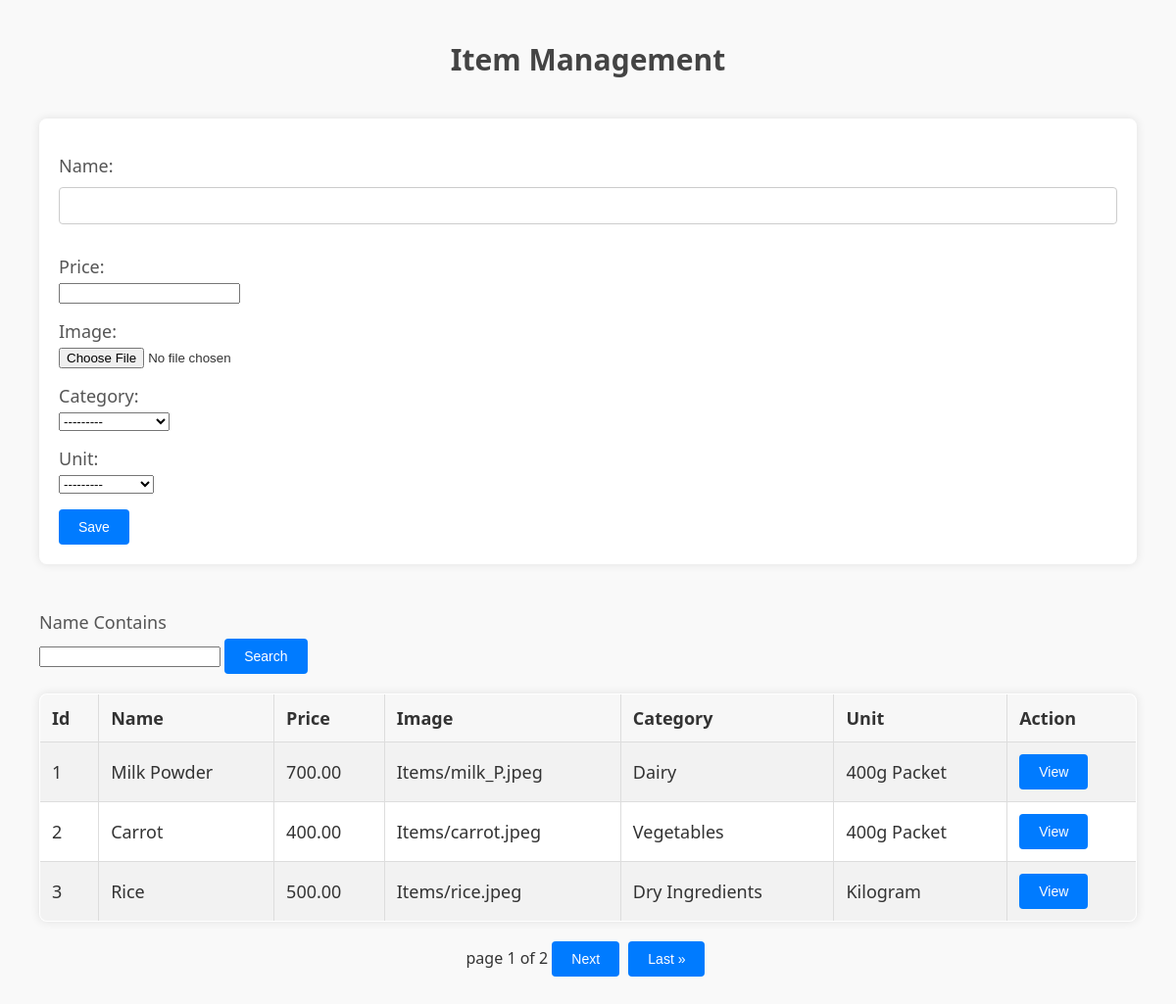
The app's page /app/Item/ with its own data.
### app/models.py (models this page shows, shortened)
class Category (models.Model):
    name = models.CharField(max_length = 20)
    def __str__ (self):
        return self.name

class Unit (models.Model):
    name = models.CharField(max_length = 20)
    def __str__ (self):
        return self.name

class Item (models.Model):
    name = models.CharField(max_length = 20)
    price = models.DecimalField(max_digits = 8, decimal_places = 2)
    image = models.ImageField(upload_to = 'Items')
    Category = models.ForeignKey(Category, on_delete = models.CASCADE)
    Unit = models.ForeignKey(Unit, on_delete = models.CASCADE)

### app/views.py (the view)
# urls.py: path('Item/', views.Itemview),
def Itemview(request):
    page_number = request.GET.get('page')
    filter = ItemFilter (request.GET, queryset=Item.objects.all())
    Items = filter.qs
    paginator = Paginator(Items, 3)
    page = paginator.get_page(page_number)
    if request.method == 'POST':
        form = ItemForm(request.POST)
    else:
        form = ItemForm()
    context = {'form':form, 'page':page}
    return render(request, 'Item.html', context)

### app/forms.py
class  ItemForm (forms.ModelForm) :
    class Meta:
        model = Item
        fields = '__all__'

### app/templates/Item.html (shortened to what this page needs)
<html>
<head>
<h1>Item Management</h1>
</head>
<body>
<form method="POST">
    {{form.as_p}}
    <input type="submit" value="Save">
</form>
<br>
<label>Name Contains</label>
<input>
<button>Search</button>
<table border="1">
<tr>
<th>Id</th>
<th>Name</th>
<th>Price</th>
<th>Image</th>
<th>Category</th>
<th>Unit</th>
<th>Action</th>
</tr>
{% for Item in page %}
<tr>
    <td>{{Item.id}}</td>
    <td>{{Item.name}}</td>
    <td>{{Item.price}}</td>
    <td>{{Item.image}}</td>
    <td>{{Item.Category}}</td>
    <td>{{Item.Unit}}</td>
    <td><button>View</button></td>
</tr>
{% endfor %}
</table>
<div class="pagination">
    page {{ page.number }} of {{ page.paginator.num_pages }}
    {% if page.has_next %}
        <button><a href="?page={{ page.next_page_number }}">Next</a></button>
        <button><a href="?page={{ page.paginator.num_pages }}">Last &raquo;</a></button>
    {% endif %}
    </div>
</body>
</html>

### app/templates/Item.html (style rules this page uses)
body { background-color: #f9f9f9; font-family: 'Segoe UI', Tahoma, Geneva, Verdana, sans-serif; margin: 40px; color: #333; }
h1 { text-align: center; color: #444; margin-bottom: 40px; font-size: 30px; font-weight: 600; }
form { margin-bottom: 20px; background-color: #fff; padding: 20px; border-radius: 8px; box-shadow: 0 0 10px rgba(0, 0, 0, 0.1); }
label { display: block; margin: 5px 0; font-weight: 500; color: #555; font-size: 18px; }
input[type="text"] { width: 100%; padding: 10px; margin: 5px 0 15px; box-sizing: border-box; border: 1px solid #ccc; border-radius: 4px; font-size: 14px; }
input[type="submit"], button { padding: 10px 20px; background-color: #007BFF; color: white; border: none; border-radius: 4px; cursor: pointer; font-size: 14px; }
table { width: 100%; border-collapse: collapse; margin-top: 20px; background-color: #fff; box-shadow: 0 0 10px rgba(0, 0, 0, 0.1); border-radius: 8px; overflow: hidden; }
table, th, td { border: 1px solid #ddd; }
th, td { padding: 12px; text-align: left; font-size: 18px; }
th { background-color: #f7f7f7; font-weight: 600; }
tr:nth-child(even) { background-color: #f2f2f2; }
.pagination { margin-top: 20px; text-align: center; }
.pagination button { padding: 10px 20px; margin-right: 5px; background-color: #007BFF; color: white; border: none; border-radius: 4px; cursor: pointer; font-size: 14px; transition: background-color 0.3s; }
.pagination a { color: white; text-decoration: none; }

### records on screen
Item: id "1", name "Milk Powder", price "700.00", image "Items/milk_P.jpeg", Category "Dairy", Unit "400g Packet"
Item: id "2", name "Carrot", price "400.00", image "Items/carrot.jpeg", Category "Vegetables", Unit "400g Packet"
Item: id "3", name "Rice", price "500.00", image "Items/rice.jpeg", Category "Dry Ingredients", Unit "Kilogram"

### other values on screen
{{ page.number }} "1"
{{ page.paginator.num_pages }} "2"
